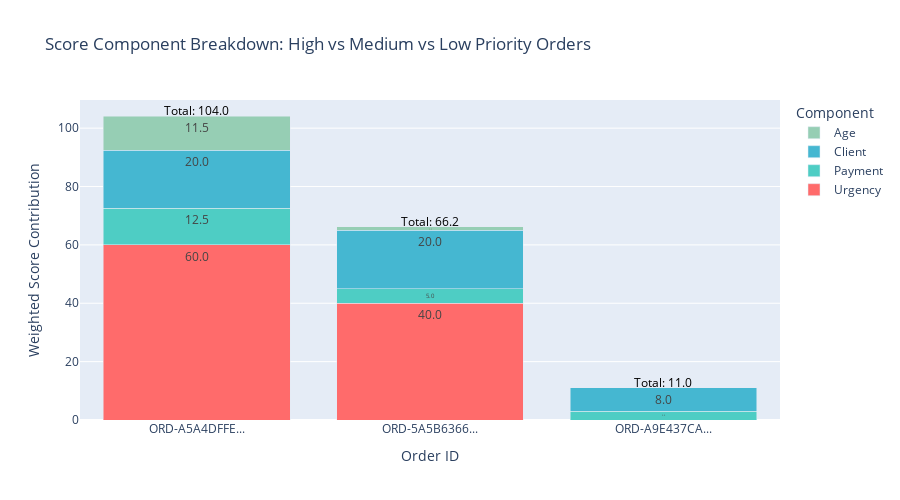

The notebook cell saved with this chart:
### Code cell
# Visual comparison of the three orders
if len(non_mandatory) >= 3:
    comparison_data = []
    for order, label in zip(comparison_orders, ['High', 'Medium', 'Low']):
        comparison_data.append({
            'Order': f"{order['order_id'][:15]}...",
            'Priority': label,
            'Urgency': order['urgency_weighted'],
            'Payment': order['payment_weighted'],
            'Client': order['client_weighted'],
            'Age': order['age_weighted'],
            'Total': order['final_score']
        })
    
    comp_df = pd.DataFrame(comparison_data)
    
    # Create stacked bar chart
    fig = go.Figure()
    
    colors = {'Urgency': '#FF6B6B', 'Payment': '#4ECDC4', 'Client': '#45B7D1', 'Age': '#96CEB4'}
    
    for component in ['Urgency', 'Payment', 'Client', 'Age']:
        fig.add_trace(go.Bar(
            name=component,
            x=comp_df['Order'],
            y=comp_df[component],
            marker_color=colors[component],
            text=[f'{v:.1f}' for v in comp_df[component]],
            textposition='inside'
        ))
    
    fig.update_layout(
        barmode='stack',
        title='Score Component Breakdown: High vs Medium vs Low Priority Orders',
        xaxis_title='Order ID',
        yaxis_title='Weighted Score Contribution',
        legend_title='Component',
        height=500
    )
    
    # Add annotations for total scores
    for i, row in comp_df.iterrows():
        fig.add_annotation(
            x=row['Order'],
            y=row['Total'] + 2,
            text=f"Total: {row['Total']:.1f}",
            showarrow=False,
            font=dict(size=12, color='black')
        )
    
    fig.show()

### Figure 1 — Plotly figure (JSON) as saved in the notebook; plotly's stock layout.template omitted (floating-point values rounded to 4 significant figures)
{"data": [{"marker": {"color": "#FF6B6B"}, "name": "Urgency", "text": ["60.0", "40.0", "0.0"], "textposition": "inside", "type": "bar", "x": ["ORD-A5A4DFFE...", "ORD-5A5B6366...", "ORD-A9E437CA..."], "y": [60.0, 40.0, 0.0]}, {"marker": {"color": "#4ECDC4"}, "name": "Payment", "text": ["12.5", "5.0", "3.0"], "textposition": "inside", "type": "bar", "x": ["ORD-A5A4DFFE...", "ORD-5A5B6366...", "ORD-A9E437CA..."], "y": [12.51, 5.0, 3.0]}, {"marker": {"color": "#45B7D1"}, "name": "Client", "text": ["20.0", "20.0", "8.0"], "textposition": "inside", "type": "bar", "x": ["ORD-A5A4DFFE...", "ORD-5A5B6366...", "ORD-A9E437CA..."], "y": [20.0, 20.0, 8.0]}, {"marker": {"color": "#96CEB4"}, "name": "Age", "text": ["11.5", "1.1", "0.0"], "textposition": "inside", "type": "bar", "x": ["ORD-A5A4DFFE...", "ORD-5A5B6366...", "ORD-A9E437CA..."], "y": [11.54, 1.15, 0.0]}], "layout": {"annotations": [{"font": {"color": "black", "size": 12}, "showarrow": false, "text": "Total: 104.0", "x": "ORD-A5A4DFFE...", "y": 106.0}, {"font": {"color": "black", "size": 12}, "showarrow": false, "text": "Total: 66.2", "x": "ORD-5A5B6366...", "y": 68.15}, {"font": {"color": "black", "size": 12}, "showarrow": false, "text": "Total: 11.0", "x": "ORD-A9E437CA...", "y": 13}], "barmode": "stack", "height": 500, "legend": {"title": {"text": "Component"}}, "title": {"text": "Score Component Breakdown: High vs Medium vs Low Priority Orders"}, "xaxis": {"title": {"text": "Order ID"}}, "yaxis": {"title": {"text": "Weighted Score Contribution"}}}}
